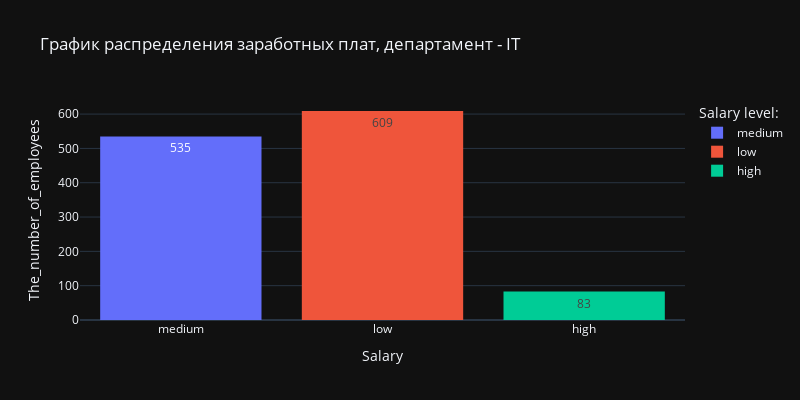
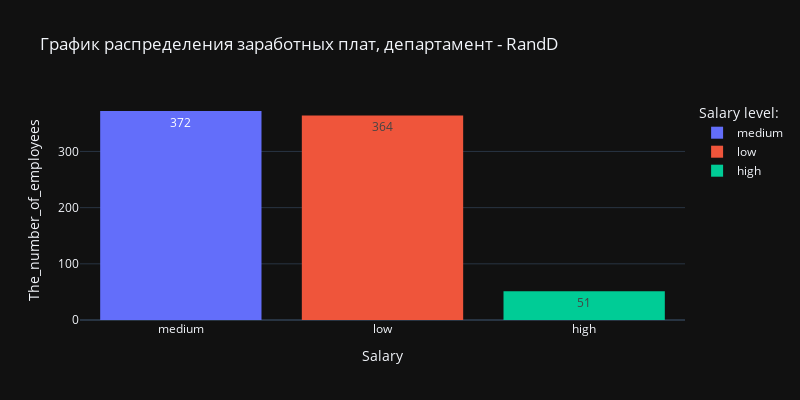
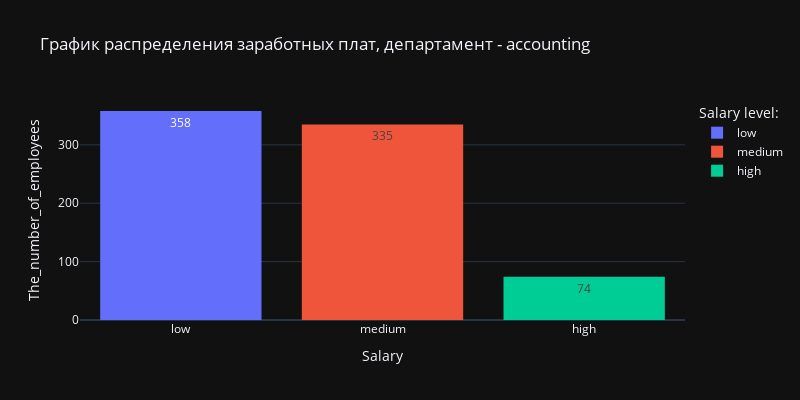
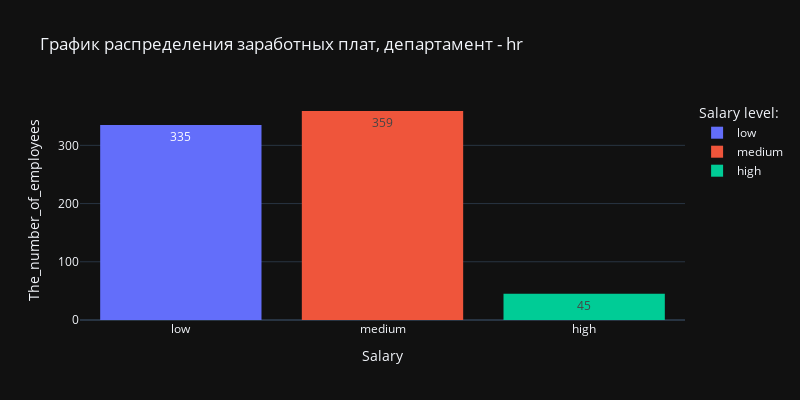

Notebook source saved alongside these figures, in order:
### Markdown cell above
# 6

### Code cell
for name, df in hr.groupby("department"):
    fig = px.histogram(df,
                       x="salary",
                       color="salary",
                       title=f"График распределения заработных плат, департамент - {name}",
                       template="plotly_dark",
                       text_auto=True,
                       width=800,
                       height=400)

    fig.update_layout(
        legend_title="Salary level:",
        xaxis_title="Salary",
        yaxis_title="The_number_of_employees",

    )
    fig.show()

### Figure 1 — Plotly figure (JSON) as saved in the notebook; plotly's stock layout.template omitted (floating-point values rounded to 4 significant figures; data arrays with more than 128 entries replaced by an {"elided": "..."} marker saying what was removed)
{"data": [{"alignmentgroup": "True", "bingroup": "x", "hovertemplate": "salary=%{x}<br>count=%{y}<extra></extra>", "legendgroup": "medium", "marker": {"color": "#636efa", "pattern": {"shape": ""}}, "name": "medium", "offsetgroup": "medium", "orientation": "v", "showlegend": true, "texttemplate": "%{value}", "x": {"elided": "535 str values"}, "xaxis": "x", "yaxis": "y", "type": "histogram"}, {"alignmentgroup": "True", "bingroup": "x", "hovertemplate": "salary=%{x}<br>count=%{y}<extra></extra>", "legendgroup": "low", "marker": {"color": "#EF553B", "pattern": {"shape": ""}}, "name": "low", "offsetgroup": "low", "orientation": "v", "showlegend": true, "texttemplate": "%{value}", "x": {"elided": "609 str values"}, "xaxis": "x", "yaxis": "y", "type": "histogram"}, {"alignmentgroup": "True", "bingroup": "x", "hovertemplate": "salary=%{x}<br>count=%{y}<extra></extra>", "legendgroup": "high", "marker": {"color": "#00cc96", "pattern": {"shape": ""}}, "name": "high", "offsetgroup": "high", "orientation": "v", "showlegend": true, "texttemplate": "%{value}", "x": ["high", "high", "high", "high", "high", "high", "high", "high", "high", "high", "high", "high", "high", "high", "high", "high", "high", "high", "high", "high", "high", "high", "high", "high", "high", "high", "high", "high", "high", "high", "high", "high", "high", "high", "high", "high", "high", "high", "high", "high", "high", "high", "high", "high", "high", "high", "high", "high", "high", "high", "high", "high", "high", "high", "high", "high", "high", "high", "high", "high", "high", "high", "high", "high", "high", "high", "high", "high", "high", "high", "high", "high", "high", "high", "high", "high", "high", "high", "high", "high", "high", "high", "high"], "xaxis": "x", "yaxis": "y", "type": "histogram"}], "layout": {"xaxis": {"anchor": "y", "domain": [0.0, 1.0], "title": {"text": "Salary"}, "categoryorder": "array", "categoryarray": ["medium", "low", "high"]}, "yaxis": {"anchor": "x", "domain": [0.0, 1.0], "title": {"text": "The_number_of_employees"}}, "legend": {"title": {"text": "Salary level:"}, "tracegroupgap": 0}, "title": {"text": "График распределения заработных плат, департамент - IT"}, "barmode": "relative", "height": 400, "width": 800}}

### Figure 2 — Plotly figure (JSON) as saved in the notebook; plotly's stock layout.template omitted (floating-point values rounded to 4 significant figures; data arrays with more than 128 entries replaced by an {"elided": "..."} marker saying what was removed)
{"data": [{"alignmentgroup": "True", "bingroup": "x", "hovertemplate": "salary=%{x}<br>count=%{y}<extra></extra>", "legendgroup": "medium", "marker": {"color": "#636efa", "pattern": {"shape": ""}}, "name": "medium", "offsetgroup": "medium", "orientation": "v", "showlegend": true, "texttemplate": "%{value}", "x": {"elided": "372 str values"}, "xaxis": "x", "yaxis": "y", "type": "histogram"}, {"alignmentgroup": "True", "bingroup": "x", "hovertemplate": "salary=%{x}<br>count=%{y}<extra></extra>", "legendgroup": "low", "marker": {"color": "#EF553B", "pattern": {"shape": ""}}, "name": "low", "offsetgroup": "low", "orientation": "v", "showlegend": true, "texttemplate": "%{value}", "x": {"elided": "364 str values"}, "xaxis": "x", "yaxis": "y", "type": "histogram"}, {"alignmentgroup": "True", "bingroup": "x", "hovertemplate": "salary=%{x}<br>count=%{y}<extra></extra>", "legendgroup": "high", "marker": {"color": "#00cc96", "pattern": {"shape": ""}}, "name": "high", "offsetgroup": "high", "orientation": "v", "showlegend": true, "texttemplate": "%{value}", "x": ["high", "high", "high", "high", "high", "high", "high", "high", "high", "high", "high", "high", "high", "high", "high", "high", "high", "high", "high", "high", "high", "high", "high", "high", "high", "high", "high", "high", "high", "high", "high", "high", "high", "high", "high", "high", "high", "high", "high", "high", "high", "high", "high", "high", "high", "high", "high", "high", "high", "high", "high"], "xaxis": "x", "yaxis": "y", "type": "histogram"}], "layout": {"xaxis": {"anchor": "y", "domain": [0.0, 1.0], "title": {"text": "Salary"}, "categoryorder": "array", "categoryarray": ["medium", "low", "high"]}, "yaxis": {"anchor": "x", "domain": [0.0, 1.0], "title": {"text": "The_number_of_employees"}}, "legend": {"title": {"text": "Salary level:"}, "tracegroupgap": 0}, "title": {"text": "График распределения заработных плат, департамент - RandD"}, "barmode": "relative", "height": 400, "width": 800}}

### Figure 3 — Plotly figure (JSON) as saved in the notebook; plotly's stock layout.template omitted (floating-point values rounded to 4 significant figures; data arrays with more than 128 entries replaced by an {"elided": "..."} marker saying what was removed)
{"data": [{"alignmentgroup": "True", "bingroup": "x", "hovertemplate": "salary=%{x}<br>count=%{y}<extra></extra>", "legendgroup": "low", "marker": {"color": "#636efa", "pattern": {"shape": ""}}, "name": "low", "offsetgroup": "low", "orientation": "v", "showlegend": true, "texttemplate": "%{value}", "x": {"elided": "358 str values"}, "xaxis": "x", "yaxis": "y", "type": "histogram"}, {"alignmentgroup": "True", "bingroup": "x", "hovertemplate": "salary=%{x}<br>count=%{y}<extra></extra>", "legendgroup": "medium", "marker": {"color": "#EF553B", "pattern": {"shape": ""}}, "name": "medium", "offsetgroup": "medium", "orientation": "v", "showlegend": true, "texttemplate": "%{value}", "x": {"elided": "335 str values"}, "xaxis": "x", "yaxis": "y", "type": "histogram"}, {"alignmentgroup": "True", "bingroup": "x", "hovertemplate": "salary=%{x}<br>count=%{y}<extra></extra>", "legendgroup": "high", "marker": {"color": "#00cc96", "pattern": {"shape": ""}}, "name": "high", "offsetgroup": "high", "orientation": "v", "showlegend": true, "texttemplate": "%{value}", "x": ["high", "high", "high", "high", "high", "high", "high", "high", "high", "high", "high", "high", "high", "high", "high", "high", "high", "high", "high", "high", "high", "high", "high", "high", "high", "high", "high", "high", "high", "high", "high", "high", "high", "high", "high", "high", "high", "high", "high", "high", "high", "high", "high", "high", "high", "high", "high", "high", "high", "high", "high", "high", "high", "high", "high", "high", "high", "high", "high", "high", "high", "high", "high", "high", "high", "high", "high", "high", "high", "high", "high", "high", "high", "high"], "xaxis": "x", "yaxis": "y", "type": "histogram"}], "layout": {"xaxis": {"anchor": "y", "domain": [0.0, 1.0], "title": {"text": "Salary"}, "categoryorder": "array", "categoryarray": ["low", "medium", "high"]}, "yaxis": {"anchor": "x", "domain": [0.0, 1.0], "title": {"text": "The_number_of_employees"}}, "legend": {"title": {"text": "Salary level:"}, "tracegroupgap": 0}, "title": {"text": "График распределения заработных плат, департамент - accounting"}, "barmode": "relative", "height": 400, "width": 800}}

### Figure 4 — Plotly figure (JSON) as saved in the notebook; plotly's stock layout.template omitted (floating-point values rounded to 4 significant figures; data arrays with more than 128 entries replaced by an {"elided": "..."} marker saying what was removed)
{"data": [{"alignmentgroup": "True", "bingroup": "x", "hovertemplate": "salary=%{x}<br>count=%{y}<extra></extra>", "legendgroup": "low", "marker": {"color": "#636efa", "pattern": {"shape": ""}}, "name": "low", "offsetgroup": "low", "orientation": "v", "showlegend": true, "texttemplate": "%{value}", "x": {"elided": "335 str values"}, "xaxis": "x", "yaxis": "y", "type": "histogram"}, {"alignmentgroup": "True", "bingroup": "x", "hovertemplate": "salary=%{x}<br>count=%{y}<extra></extra>", "legendgroup": "medium", "marker": {"color": "#EF553B", "pattern": {"shape": ""}}, "name": "medium", "offsetgroup": "medium", "orientation": "v", "showlegend": true, "texttemplate": "%{value}", "x": {"elided": "359 str values"}, "xaxis": "x", "yaxis": "y", "type": "histogram"}, {"alignmentgroup": "True", "bingroup": "x", "hovertemplate": "salary=%{x}<br>count=%{y}<extra></extra>", "legendgroup": "high", "marker": {"color": "#00cc96", "pattern": {"shape": ""}}, "name": "high", "offsetgroup": "high", "orientation": "v", "showlegend": true, "texttemplate": "%{value}", "x": ["high", "high", "high", "high", "high", "high", "high", "high", "high", "high", "high", "high", "high", "high", "high", "high", "high", "high", "high", "high", "high", "high", "high", "high", "high", "high", "high", "high", "high", "high", "high", "high", "high", "high", "high", "high", "high", "high", "high", "high", "high", "high", "high", "high", "high"], "xaxis": "x", "yaxis": "y", "type": "histogram"}], "layout": {"xaxis": {"anchor": "y", "domain": [0.0, 1.0], "title": {"text": "Salary"}, "categoryorder": "array", "categoryarray": ["low", "medium", "high"]}, "yaxis": {"anchor": "x", "domain": [0.0, 1.0], "title": {"text": "The_number_of_employees"}}, "legend": {"title": {"text": "Salary level:"}, "tracegroupgap": 0}, "title": {"text": "График распределения заработных плат, департамент - hr"}, "barmode": "relative", "height": 400, "width": 800}}
